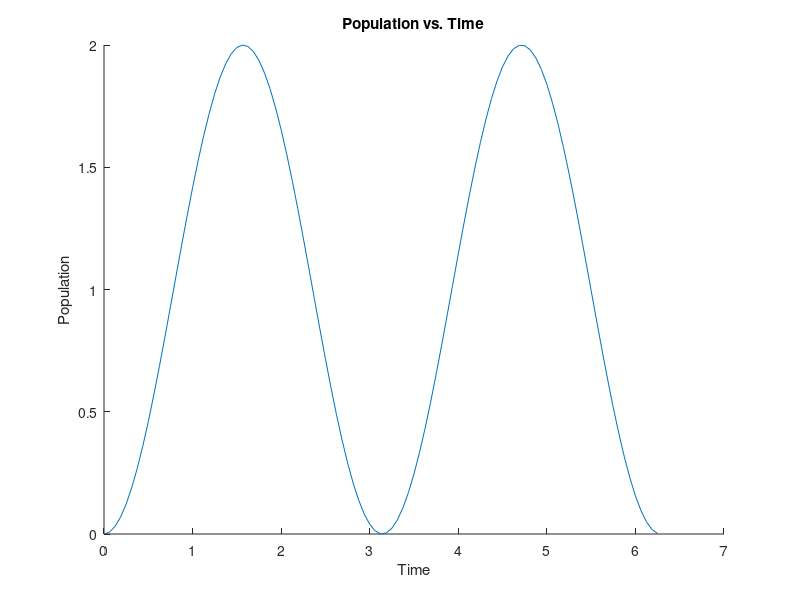

The MATLAB script that drew this image:

% **********************************
% *                                *
% * July 1, 2023                   *
% * TED College                    *
% * Spin Boson Model               *
% * 2st Version                    *
% *                                *
% * Here I study the dynamics      *
% * of qubit-three level system    *
% *                                *
% * Here, matrix C is based on     *
% * My own approach                *
% *                                *
% **********************************

tic;
clc;
hold on

% **********************************
% Constants:

alpha = 5;
qDimension = 2;
dimension = 4;

T = 2 * pi ;          % Totoal Time, (2 * pi) for a complete rotation 
step = 1/16 ;          % Powers of 2 : 16, 32, 64, ...

% **********************************
% Variables:

% **************
% Operators: Qubit + Field

% Qubit
vec1 = sqrt(1: qDimension - 1) ;
a = diag(vec1, 1) ;
ad = a' ;
I_qubit = eye(qDimension) ;

% Field
vec2 = sqrt(1: dimension - 1) ;
b = diag(vec2, 1) ;
bd = b' ;
I_oscillator = eye(dimension) ;

sigma = kron(a, I_oscillator) ;
field = kron(I_qubit, b) ;

% **************
% States:

% First of all, let's define our pure states 
ket = zeros(dimension,1) ;
ketZero = ket ;
ketZero(1) = 1;        % |0 > : ground state, [1, 0, 0, ...]
ketOne = ket ;
ketOne(2) = 1 ;        % |1 > : first excited state: [0, 1, 0, ...]
ketTwo = ket ;
ketTwo(3) = 1 ;         % |2 > : second excited state, [0, 0, 1, ...]
ketThree = ket ;
ketThree(4) = 1 ;       % |3 > : third excited state, [0, 0, 0, 1, ...]

qKet = zeros(qDimension, 1) ;
qKetZero = qKet ;
qKetZero(1) = 1 ;       % |0 > : ground state, [1, 0, 0, ...]
qKetOne = qKet ;
qKetOne(2) = 1 ;        % |1 > : first excited state: [0, 1, 0, ...]
qKetTwo = qKet ;
qKetTwo(3) = 1 ;        % |2 > : second excited state, [0, 0, 1, ...]

ketAlpha = exp(-0.5 * abs(alpha) ^ 2) * expm(alpha * bd) * expm(-conj(alpha) * b) * ketZero ;     % coherent state alpha

% Rho = kron(qKetZero * qKetZero', ketAlpha * ketAlpha') ;
% Rho = kron(qKetZero * qKetZero', ketOne * ketOne'); 
Rho = kron(qKetZero * qKetZero', ketTwo * ketTwo');

% **********************************
% Correlation Matrix:

A = cell(1, 5);
A_dagger = cell(5, 1);
C = cell(5, 5);

A{1, 1} = sigma;
A{1, 2} = field;
A{1, 3} = (sigma * sigma)/sqrt(2);
A{1, 4} = sigma * field;
A{1, 5} = (field * field)/sqrt(2); 

A_dagger{1, 1} = sigma';
A_dagger{2, 1} = field';
A_dagger{3, 1} = (sigma' * sigma')/sqrt(2);
A_dagger{4, 1} = sigma' * field';
A_dagger{5, 1} = (field' * field')/sqrt(2);

% =============================================================== change
for i = 1:5
    for j = 1:5
        
        C{i, j} = A_dagger{i, 1} * A{1, j};
    end
end

% **********************************
% Initial value for C:

C_init = zeros(25, 1);
C_final = zeros(25, 1);

k = 0;
for i = 1:5
    for j = 1:5
        
        k = k+1;
        C_init(k) = trace(Rho * C{i,j});
    end
end

% **********************************
% Lindbladian:

% W = [0, 0, 1,    0;
%      0, 0, 0,    sqrt(2);
%      1, 0, 0,    0;
%      0, sqrt(2), 0, 0];

co = sqrt(2);
W = [0, 1, 0,  0,  0;
     1, 0, 0,  0,  0;
     0, 0, 0,  co, 0;
     0, 0, co, 0,  co;
     0, 0, 0,  co, 0];

L = 1i * (kron(W,eye(5)) - kron(eye(5), W.'));

% **********************************
% Main Body:

Time = 0: step: T;

resultC_sigma = zeros(round((1/step) * T), 1);

counter = 1;

for time = 0: step: T
    
    co = expm(L * time);
    C_final = co * C_init;
    
    % Populations: 
    resultC_sigma(counter, 1) = C_final(1, 1);    % sigma^dagger sigma
    
    C_final = zeros(25, 1);
    
    disp('--------------------------');
    disp('I am here:');
    disp(time);
    
    counter = counter + 1;
end

% **********************************
% Plot:

plot(Time, real(resultC_sigma));
title('Population vs. Time');
xlabel("Time") ;
ylabel("Population") ;

% **********************************
% Code RunTime:

elapsed_Time = toc;
disp('Run Time (minute):');
disp(elapsed_Time / 60);

